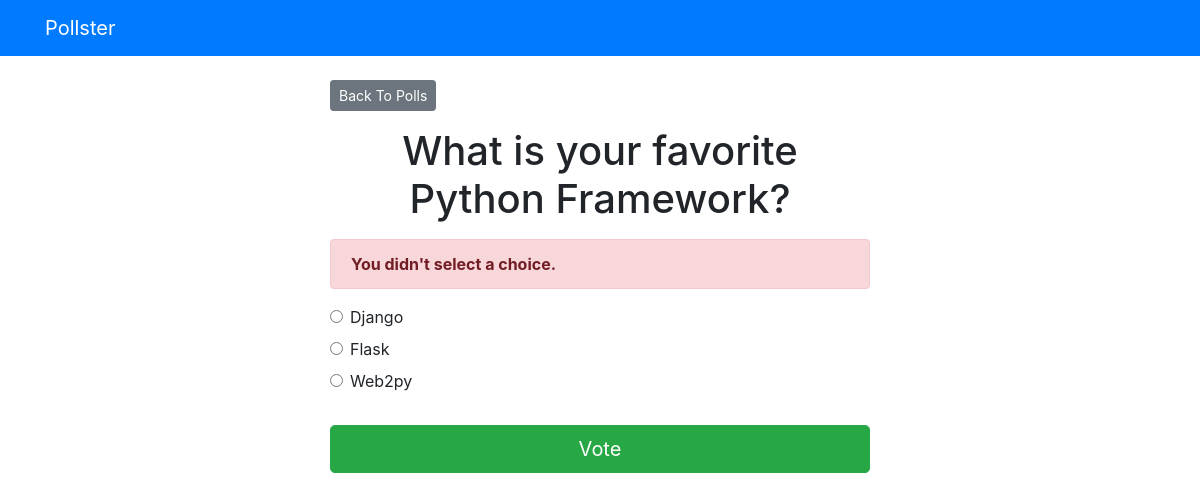
The app's page /polls/1/vote/, older data.
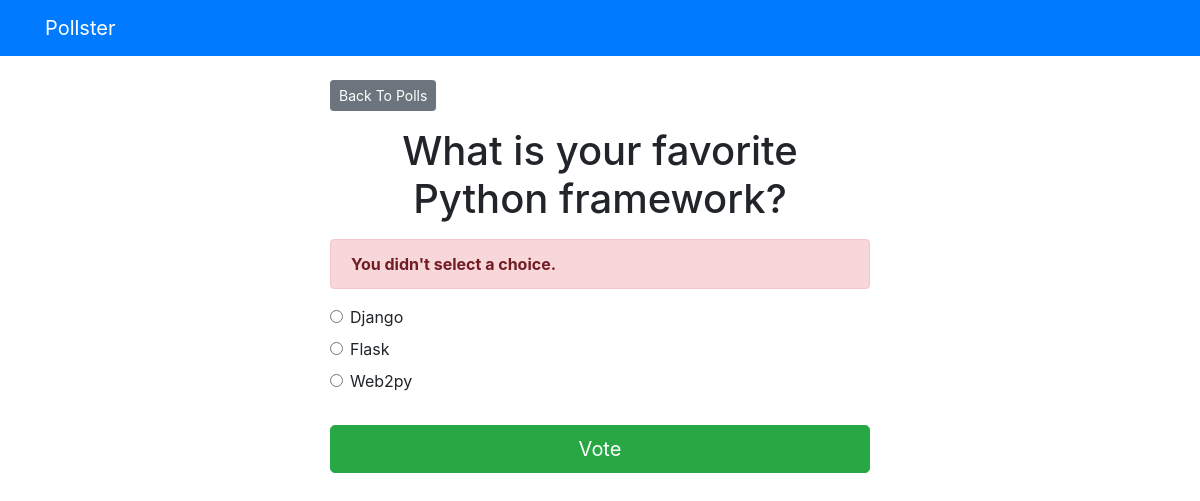
The same page, newer data.
### polls/models.py (models this page shows, shortened)
class Question(models.Model):
    question_text = models.CharField(max_length=200)
    pub_date = models.DateTimeField('date published')

### polls/views.py (the view)
# urls.py: path('<int:question_id>/vote/', views.vote, name='vote')
def vote(request, question_id):
    question = get_object_or_404(Question, pk=question_id)
    try:
        selected_choice = question.choice_set.get(pk=request.POST['choice'])
    except (KeyError, Choice.DoesNotExist):
        return render(request, 'polls/detail.html', {
            'question': question,
            'error_message': "You didn't select a choice.",
        })
    else:
        selected_choice.votes += 1
        selected_choice.save()
        return HttpResponseRedirect(reverse('polls:results', args=(question.id,)))

### templates/polls/detail.html (shortened to what this page needs)
{% extends 'base.html' %}
{% block content %}
<a class="btn btn-secondary btn-sm mb-3" href="{% url 'polls:index' %}">Back To Polls</a>
<h1 class="text-center mb-3">{{ question.question_text }}</h1>
{% if error_message %}
<p class="alert alert-danger">
	<strong>{{ error_message }}</strong>
</p>
{% endif %}
<form action="{% url 'polls:vote' question.id %}" method="post">
	{% for choice in question.choice_set.all %}
		<div class="form-check">
			<input
				type="radio"
				name="choice"
				class="form-check-input"
				id="choice{{ forloop.counter }}"
				value="{{ choice.id }}"
			/>
			<label for="choice{{ forloop.counter }}">{{ choice.choice_text }}</label
			>
		</div>
	{% endfor %}
	<input type="submit" value="Vote" class="btn btn-success btn-lg btn-block mt-4" />
</form>
{% endblock %}

Row changes from the older to the newer data that the page shows:
changed Question: question_text "What is your favorite Python Framework?" → "What is your favorite Python framework?"
